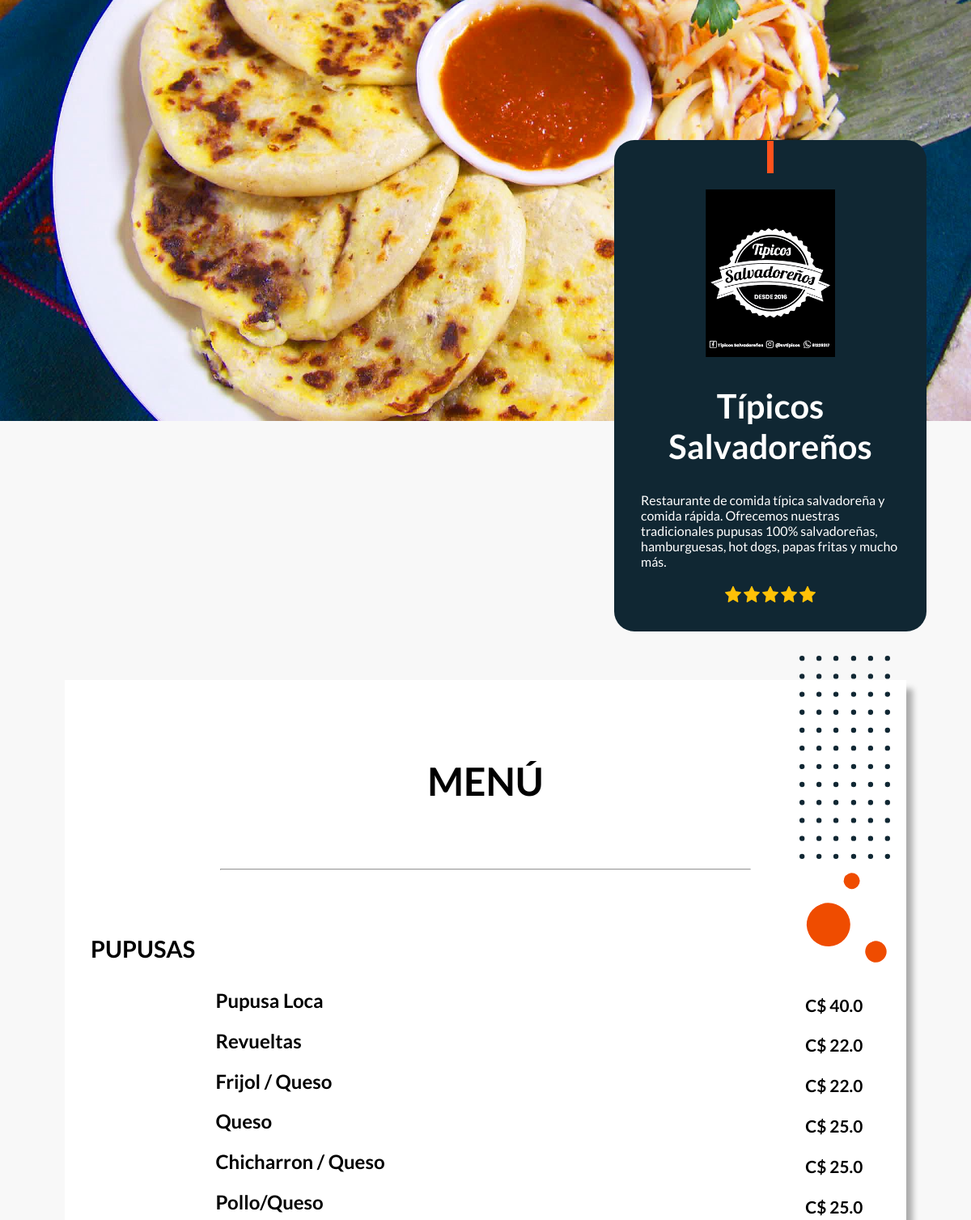
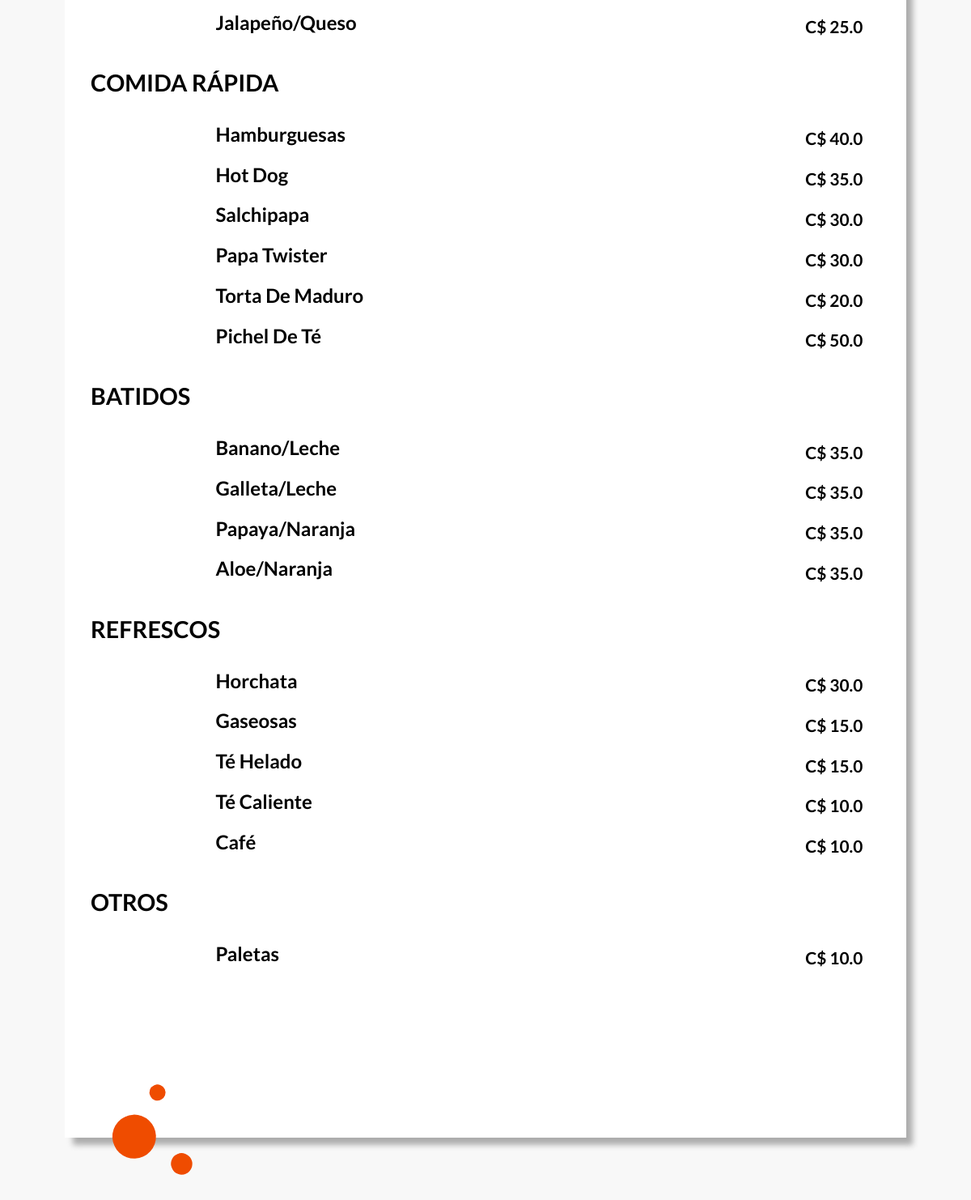
The app's page /restaurants/menu/tipicos-salvadorenos with its own data (2 pictures, top to bottom).
### restaurants/models.py (models this page shows, shortened)
class Restaurant(models.Model):
    name = models.CharField(max_length=50, verbose_name='Nombre')
    restaurant_test = models.BooleanField(default=False)
    description = models.TextField(default="", null=False)
    foto_restaurante = models.ImageField(
        upload_to='fotos_restaurantes', default='path/to/my/default/image.jpg')
    foto_portada = models.ImageField(
        upload_to='fotos_portadas', default='path/to/my/default/image.jpg')
    foto_portada_secundaria = models.ImageField(
        upload_to='fotos_portadas', default='path/to/my/default/image.jpg')
    foto_qr = models.ImageField(
        upload_to="qrs", default='path/to/my/default/image.jpg')
    link = models.TextField(default="#", verbose_name='link')
    created_at = models.DateField(
        auto_now_add=True, verbose_name='Fecha de creación')
    updated_at = models.DateField(
        auto_now=True, verbose_name='Última actualización')
    class Meta:
        verbose_name = 'Restaurante'
        verbose_name_plural = 'Restaurantes'

class Category(models.Model):
    category_name = models.CharField(
        max_length=50, verbose_name='Nombre de Categoría')
    category_show = models.CharField(
        max_length=50, verbose_name='Nombre de categoría a mostrar', null=True)
    menu_id = models.ForeignKey(
        'Menu', on_delete=models.CASCADE, verbose_name='Menú', null=True)
    created_at = models.DateField(
        auto_now_add=True, verbose_name='Fecha de creación')
    updated_at = models.DateField(
        auto_now=True, verbose_name='Última actualización')

class Product(models.Model):
    currency = (
        ('C$', 'C$'),
        ('$', '$')
    )
    category_id = models.ForeignKey(
        'Category', on_delete=models.CASCADE, verbose_name='Category', null=True)
    product_name = models.CharField(max_length=50, verbose_name='Producto')
    description = models.TextField(verbose_name='Descripción')
    price = models.FloatField(verbose_name='Precio')
    currency = models.CharField(
        max_length=50, verbose_name='Moneda', choices=currency, default="C$")
    product_image = models.ImageField(
        upload_to='products', default='path/to/my/default/image.jpg')
    created_at = models.DateField(
        auto_now_add=True, verbose_name='Fecha de creación')
    updated_at = models.DateField(
        auto_now=True, verbose_name='Última actualización')
    class Meta:
        verbose_name = 'Producto'
        verbose_name_plural = 'Productos'

### restaurants/views.py (the view)
# urls.py: path('menu/<link>', menu)
def menu(request, link):
    restaurant = Restaurant.objects.get(link=link)
    restaurant_id = restaurant.id
    menu_id = Menu.objects.get(restaurant=restaurant_id).id
    categorias = Category.objects.filter(
        menu_id=menu_id).select_related('menu_id')
    productos = Product.objects.select_related('category_id')
    context = {
        'restaurant': restaurant,
        'categories': categorias,
        'products': productos
    }
    return render(request, 'restaurants/menu.html', context)

### restaurants/templates/restaurants/menu.html (shortened to what this page needs)
<!DOCTYPE html>
{% load static %}
<html lang="es">
<head>
  <link rel="stylesheet" href="{% static 'restaurants/css/menu.css' %}">
  <link rel="stylesheet" href="https://use.fontawesome.com/releases/v5.14.0/css/all.css"
>
</head>
<body>
  <div class="banner-portada">
    <div class="info-restaurante">
      <div class="line"></div>
      <img src="{{ restaurant.foto_portada_secundaria.url }}" class="logo">
      <h1>{{ restaurant.name }}</h1>
      <p>{{ restaurant.description }}</p>
      <div>
        <img src="{% static 'restaurants/img/star.svg' %}">
        <img src="{% static 'restaurants/img/star.svg' %}">
        <img src="{% static 'restaurants/img/star.svg' %}">
        <img src="{% static 'restaurants/img/star.svg' %}">
        <img src="{% static 'restaurants/img/star.svg' %}">
      </div>
    </div>
  </div>
  <div class="container-menu">
    <div class="menu-header">
      <h2>Menú</h2>
    </div>
    <hr>
    <div class="menu-items">
      {% for category in categories %}
      <h3 style="font-weight: bolder; font-size: 1.8rem; margin: 2rem 0 ; text-transform: uppercase;">{{ category.category_show }}</h3>
      {% for product in products %}
      {% if product.category_id.id == category.id %}
      <div class="product">
        {% if product.product_image != 'path/to/my/default/image.jpg' %}
        <img src="{{ product.product_image.url }}" class="product-img">
        {% else %}
        <p></p>
        {% endif %}
        <div class="product-detail">
          <h2>{{ product.product_name }}</h2>
        </div>
        <p class="product-price">{{product.currency}} {{product.price}}</p>
      </div>
      {% endif %}
      {% endfor %}
      {% endfor %}
    </div>
    <img src="{% static 'restaurants/img/circles.svg' %}" class="circles">
    <img src="{% static 'restaurants/img/circles.svg' %}" class="circles2">
    <img src="{% static 'restaurants/img/dots.svg' %}" class="dots">
  </div>
</body>
</html>

### restaurants/static/restaurants/css/menu.css (style rules this page uses)
* { margin: 0; padding: 0; font-family: 'Lato'; }
body { background-color:#F8F8F8; }
.banner-portada { position: relative; width: 100vw; height: 65vh; background-position: bottom; background-repeat: no-repeat; background-size: cover; }
.line { background-color: #FF521C; width: 8px; height: 40px; margin: 0 auto; }
.info-restaurante { position: absolute; background-color: #102733; width: 20rem; min-height: 20rem; padding: 2rem; padding-top: 0; color: white; right: 55px; bottom: -260px; text-align: center; border-radius: 25px; border: 1px transparent solid; }
.info-restaurante h1 { padding-top: 2rem; margin-bottom: 2rem; font-size: 2.6rem; }
.info-restaurante p { text-align: left; }
.info-restaurante img { width: 20px; margin-top: 1.3rem; }
.container-menu { position: relative; margin: 20rem 5rem 6rem 5rem; min-height: 50rem; padding: 2rem; padding-bottom: 12rem; box-shadow: 9px 10px 7px -1px rgba(173,173,173,1); background-color: white; }
.container-menu h2 { text-align: center; text-transform: uppercase; font-size: 3rem; }
.container-menu hr { margin: 5rem 10rem; }
.circles, .dots, .circles2 { position: absolute; }
.dots { top: -30px; right: 20px; width: 7rem; }
.circles { top: 235px; right: 20px; width: 7rem; }
.circles2 { bottom: -50px; left: 50px; width: 7rem; }
.logo { width: 10rem !important; }
.menu-header h2 { margin: 4rem auto 0 auto; }
.product { display: grid; grid-template-columns: 15% 70% 15%; column-gap: 0.5rem; margin: .6rem 0; }
.product-price { margin: auto; font-weight: bold; font-size: 1.3rem; }
.product-detail h2 { text-align: left; text-transform: capitalize; font-size: 1.5rem; margin-bottom: .7rem; }

### records on screen
Restaurant: foto_portada_secundaria (picture), name "Típicos Salvadoreños", description "Restaurante de comida típica salvadoreña y comida rápida. Ofrecemos nuestras tradicionales pupusas 100% salvadoreñas, hamburguesas, hot dogs, papas fritas y mucho más."
Category: category_show "PUPUSAS"
Product: product_name "Pupusa Loca", currency "C$", price "40.0"
Product: product_name "Revueltas", currency "C$", price "22.0"
Product: product_name "Frijol / Queso", currency "C$", price "22.0"
Product: product_name "Queso", currency "C$", price "25.0"
Product: product_name "Chicharron / Queso", currency "C$", price "25.0"
Product: product_name "Pollo/Queso", currency "C$", price "25.0"
Product: product_name "Jalapeño/Queso", currency "C$", price "25.0"
Category: category_show "COMIDA RÁPIDA"
Product: product_name "Hamburguesas", currency "C$", price "40.0"
Product: product_name "Hot Dog", currency "C$", price "35.0"
Product: product_name "Salchipapa", currency "C$", price "30.0"
Product: product_name "Papa Twister", currency "C$", price "30.0"
Product: product_name "Torta De Maduro", currency "C$", price "20.0"
Product: product_name "Pichel De Té", currency "C$", price "50.0"
Category: category_show "BATIDOS"
Product: product_name "Banano/Leche", currency "C$", price "35.0"
Product: product_name "Galleta/Leche", currency "C$", price "35.0"
Product: product_name "Papaya/Naranja", currency "C$", price "35.0"
Product: product_name "Aloe/Naranja", currency "C$", price "35.0"
Category: category_show "REFRESCOS"
Product: product_name "Horchata", currency "C$", price "30.0"
Product: product_name "Gaseosas", currency "C$", price "15.0"
Product: product_name "Té Helado", currency "C$", price "15.0"
Product: product_name "Té Caliente", currency "C$", price "10.0"
Product: product_name "Café", currency "C$", price "10.0"
Category: category_show "OTROS"
Product: product_name "Paletas", currency "C$", price "10.0"
